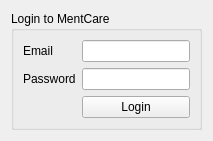
      <widget class="QWidget" name="LoginPage">
       <layout class="QVBoxLayout" name="verticalLayout_6">
        <item alignment="Qt::AlignHCenter|Qt::AlignVCenter">
         <widget class="QGroupBox" name="LoginPage_Groupbox">
          <property name="sizePolicy">
           <sizepolicy hsizetype="Preferred" vsizetype="Preferred">
            <horstretch>0</horstretch>
            <verstretch>0</verstretch>
           </sizepolicy>
          </property>
          <property name="minimumSize">
           <size>
            <width>0</width>
            <height>35</height>
           </size>
          </property>
          <property name="title">
           <string>Login to MentCare</string>
          </property>
          <layout class="QFormLayout" name="formLayout">
           <item row="0" column="0">
            <widget class="QLabel" name="LoginPage_Email_label">
             <property name="text">
              <string>Email</string>
             </property>
            </widget>
           </item>
           <item row="0" column="1">
            <widget class="QLineEdit" name="LoginPage_LineEdit_Login_Email"/>
           </item>
           <item row="1" column="0">
            <widget class="QLabel" name="LoginPage_Password_Label">
             <property name="text">
              <string>Password</string>
             </property>
            </widget>
           </item>
           <item row="1" column="1">
            <widget class="QLineEdit" name="LoginPage_LineEdit_Login_Password">
             <property name="echoMode">
              <enum>QLineEdit::Password</enum>
             </property>
            </widget>
           </item>
           <item row="2" column="1">
            <widget class="QPushButton" name="LoginPage_LoginButton">
             <property name="text">
              <string>Login</string>
             </property>
            </widget>
           </item>
          </layout>
         </widget>
        </item>
       </layout>
      </widget>
